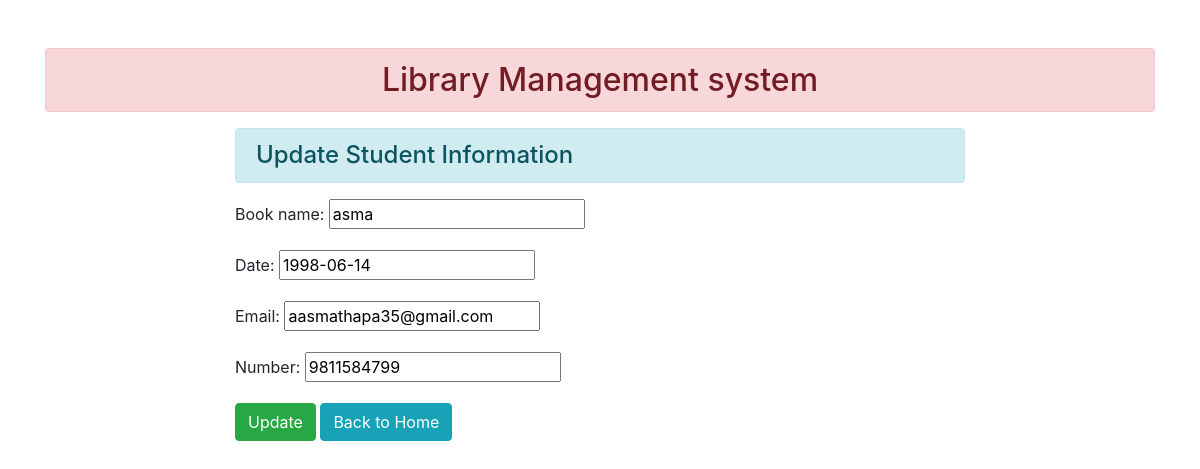
Page /2/ on the committed database.
### enroll/models.py (models this page shows)
class User(models.Model):
    book_name = models.CharField(max_length=70)
    date = models.DateField(max_length=100)
    email = models.EmailField(max_length=100, unique=True)
    number = models.CharField(max_length=100)

### enroll/views.py (the view)
# urls.py: path('<int:id>/', views.update_data, name="updatedata"),
def update_data(request, id):
 if request.method == 'POST':
  pi = User.objects.get(pk=id)
  fm = StudentRegistration(request.POST, instance=pi)
  if fm.is_valid():
   fm.save()
 else:
  pi = User.objects.get(pk=id)
  fm = StudentRegistration(instance=pi)
 return render(request, 'enroll/updatestudent.html', {'form':fm})

### enroll/forms.py
class StudentRegistration(forms.ModelForm):
    class Meta:
      model = User
      fields = ['book_name', 'date', 'email', 'number']
      Widgets = {'book_name': forms.TextInput(attrs={'class':'form-control'}),
                 'date': forms.DateInput(attrs={'class':'form-control'}),
                 'email': forms.EmailInput(attrs={'class':'form-control'}),
                 'number': forms.NumberInput(attrs={'class':'form-control'}),
                }

### enroll/templates/enroll/updatestudent.html (shortened to what this page needs)
{% extends 'enroll/base.html' %}
{% block content %}
 <div class="row">
  <div class="col-sm-8 offset-2">
   <h4 class="alert alert-info">Update Student Information</h4>
   <form action="" method="post">
    {{form.as_p}}
    <input type="submit" class="btn btn-success" value="Update">
    <a href="{% url 'addandshow'%}" class="btn btn-info">Back to Home</a>
   </form>
  </div>
 </div>
{% endblock content %}

### rows in the picture
User: book_name "asma", date "1998-06-14", email "aasmathapa35@gmail.com", number "9811584799"
